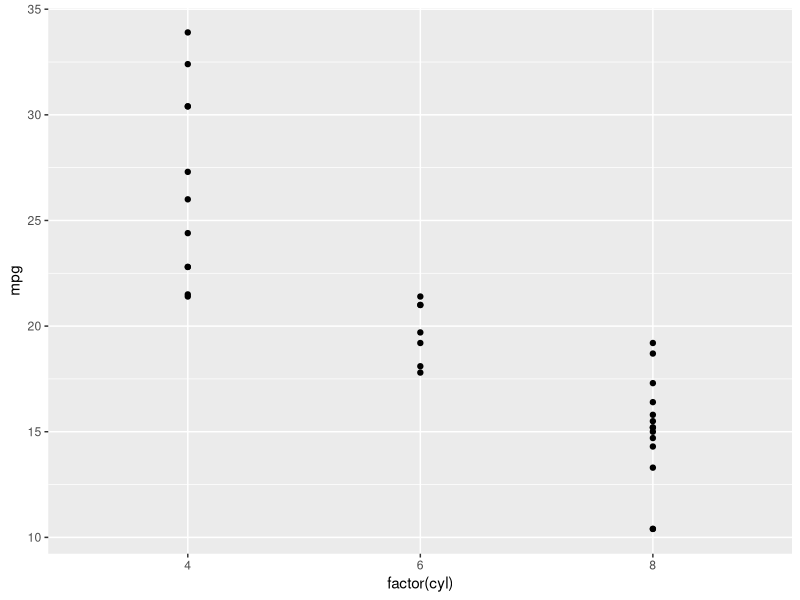
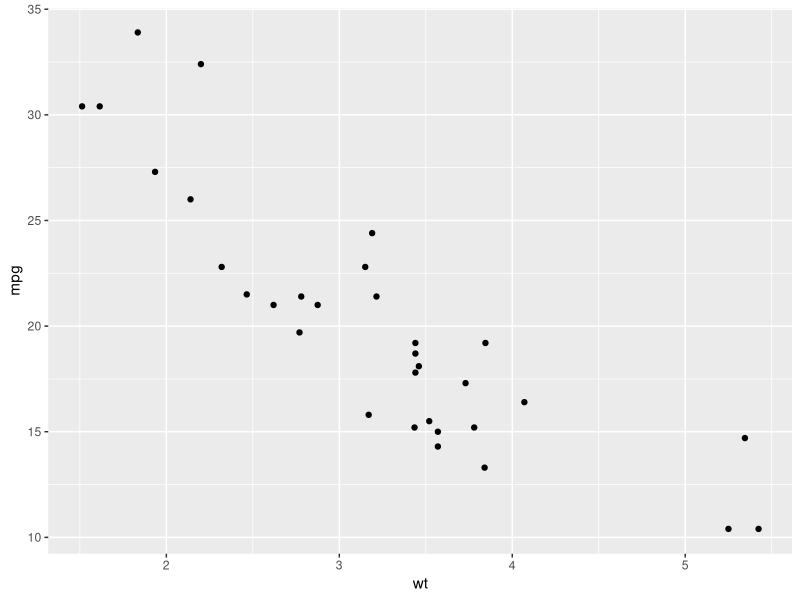
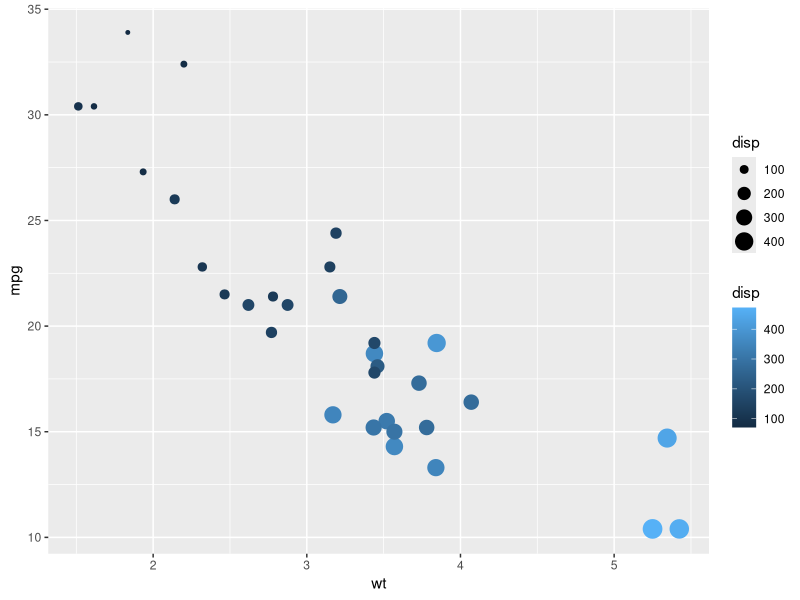
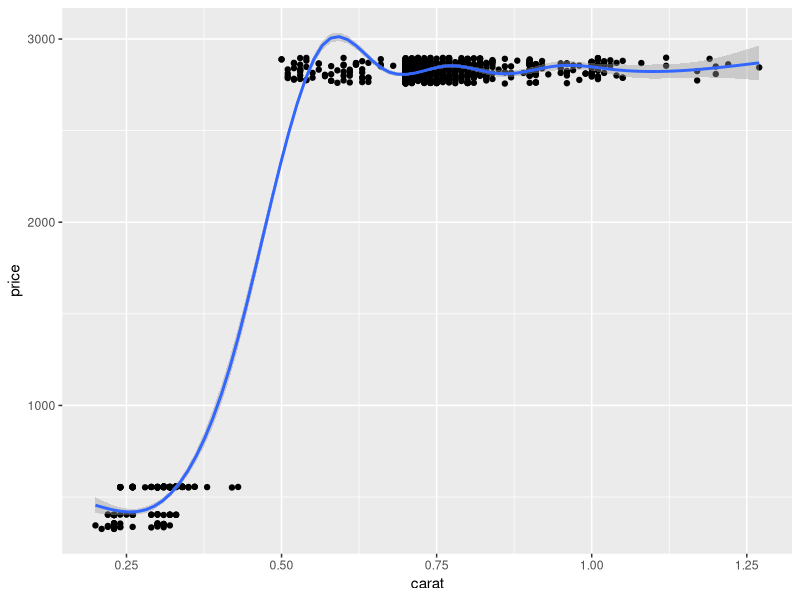
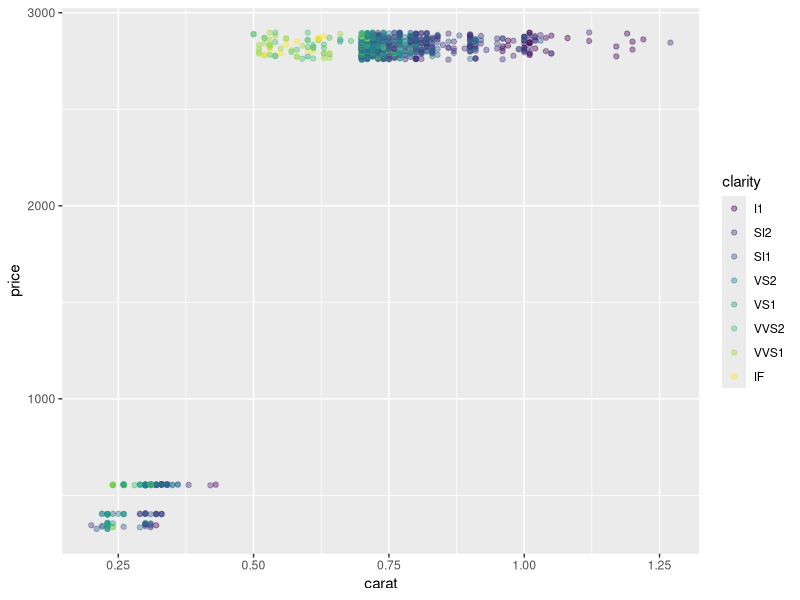
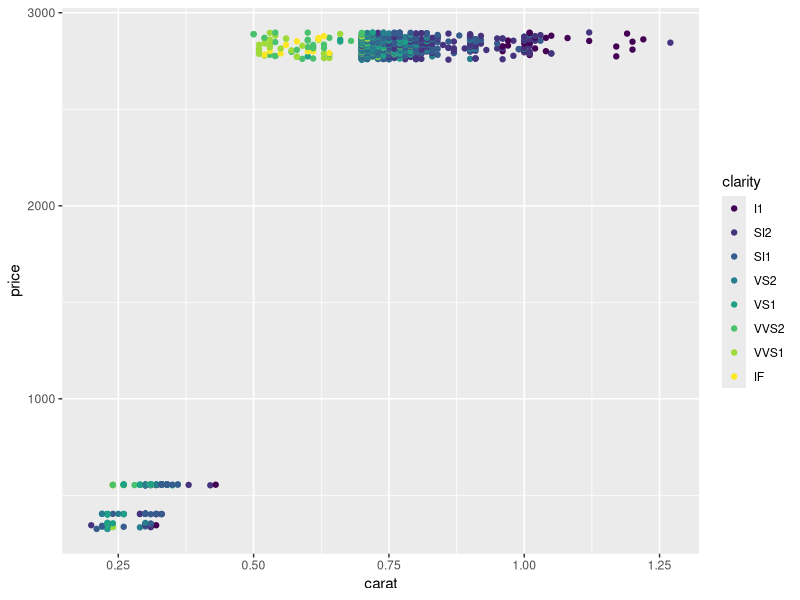
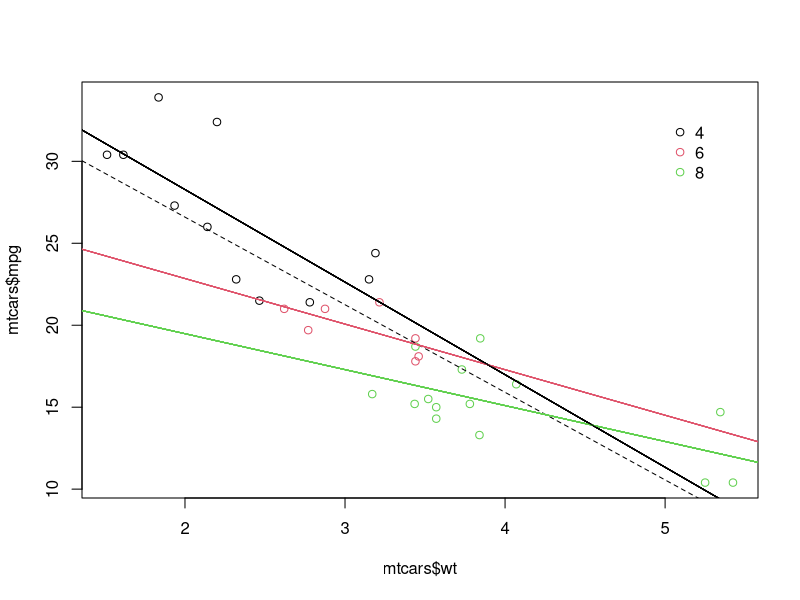
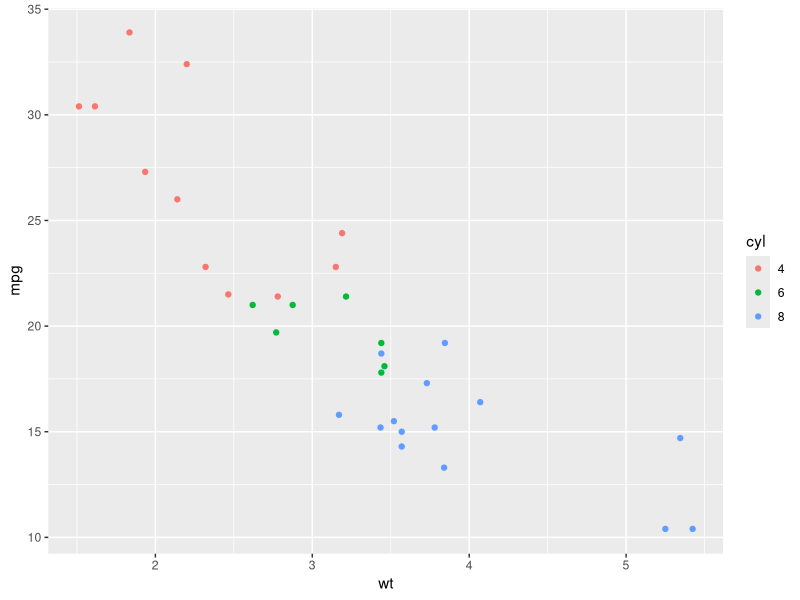

Generate these figures, in order, with R:
# data camp course: data visualisation with ggplot2
install.packages('ggplot2')
library(ggplot2)
library(RColorBrewer)
str(mtcars)

# plot mpg against cyl, note that cyl has to be a categorical
ggplot(mtcars, aes(x = factor(cyl), y = mpg)) + 
  geom_point()

# ---------- change aesthetics 

ggplot(mtcars, aes(x = wt, y = mpg)) +
  geom_point()

# change color and size
# color argument has to be inside aes()! 
ggplot(mtcars, aes(x = wt, y = mpg, color = disp, size = disp)) +
  geom_point()

# ---------- change geometry
diamonds.sub <- diamonds[1:1000, ]
str(diamonds.sub)

ggplot(diamonds.sub, aes(x = carat, y = price)) + geom_point() + geom_smooth()

# alpha is the parameter for visibility
ggplot(diamonds.sub, aes(x = carat, y = price, color = clarity)) + 
  geom_point(alpha = 0.4)

# ---------- another way of doing it 
dia_plot <- ggplot(diamonds.sub, aes(x = carat, y = price))
# Add the same geom layer, but with aes() inside
dia_plot + geom_point(aes(color = clarity))



# -------------------- compare with base
mtcars$cyl <- as.factor(mtcars$cyl)


plot(mtcars$wt, mtcars$mpg, col = mtcars$cyl)
abline(lm(mpg ~ wt, data = mtcars), lty = 2)
# one regression for each cyl group 
lapply(mtcars$cyl, function(x) {
  abline(lm(mpg ~ wt, mtcars, subset = (cyl == x)), col = x)
})
legend(x = 5, y = 33, legend = levels(mtcars$cyl),
       col = 1:3, pch = 1, bty = "n")


# Plot 1: add geom_point() to this command to create a scatter plot
ggplot(mtcars, aes(x = wt, y = mpg, col = cyl)) + geom_point()  

# Plot 2: include the lines of the linear models, per cyl
ggplot(mtcars, aes(x = wt, y = mpg, col = cyl)) + 
  geom_point() + 
  geom_smooth(method = 'lm', se = FALSE)  

# Plot 3: include a lm for the entire dataset in its whole
ggplot(mtcars, aes(x = wt, y = mpg, col = cyl)) + 
  geom_point() + 
  geom_smooth(method = 'lm', se = FALSE) + 
  geom_smooth(aes(group = 1), method = 'lm', se = FALSE, linetype = 2)



# --------------- aesthetics
ggplot(mtcars, aes(x = wt, y = mpg, color = cyl)) +
  geom_point(shape = 1, size = 4)

# Change shape and alpha of the points in the above plot
ggplot(mtcars, aes(x = wt, y = mpg, fill = cyl)) +
  geom_point(shape = 21, size = 4, alpha = 0.6)


# Map am to col in the above plot
ggplot(mtcars, aes(x = wt, y = mpg, fill = cyl, col = am)) +
  geom_point(shape = 21, size = 4, alpha = 0.6)

ggplot(mtcars, aes(x = wt, y = mpg, alpha = cyl)) +
  geom_point()

# Map cyl to shape 
ggplot(mtcars, aes(x = wt, y = mpg, shape = cyl)) +
  geom_point()

# Map cyl to label
ggplot(mtcars, aes(x = wt, y = mpg, label = cyl)) +
  geom_text()

my_color <- "#4ABEFF"
ggplot(mtcars, aes(x = wt, y = mpg, fill = cyl)) +
  geom_point(color = my_color, size = 10, shape = 23, color = my_color)

ggplot(mtcars, aes(x = wt, y = mpg, fill = cyl)) + 
  geom_text(label = rownames(mtcars), color = 'red') 

ggplot(mtcars, aes(x = mpg, y = qsec, 
                   color = factor(cyl), 
                   shape = factor(am), 
                   size = (hp/wt))) + geom_point()

# ------------------- base layer 
cyl.am <- ggplot(mtcars, aes(x = factor(cyl), fill = factor(am)))

# bar plot (stacked)
cyl.am + 
  geom_bar()

cyl.am + 
  geom_bar(position = 'fill')  # show proportions

cyl.am +
  geom_bar(position = 'dodge') 

val = c("#E41A1C", "#377EB8")
lab = c("Manual", "Automatic")
cyl.am +
  geom_bar(position = "dodge") +
  scale_x_discrete('Cylinders') + 
  scale_y_continuous('Number') +
  scale_fill_manual('Transmission', 
                    values = val,  # change color
                    labels = lab)  # change label 










